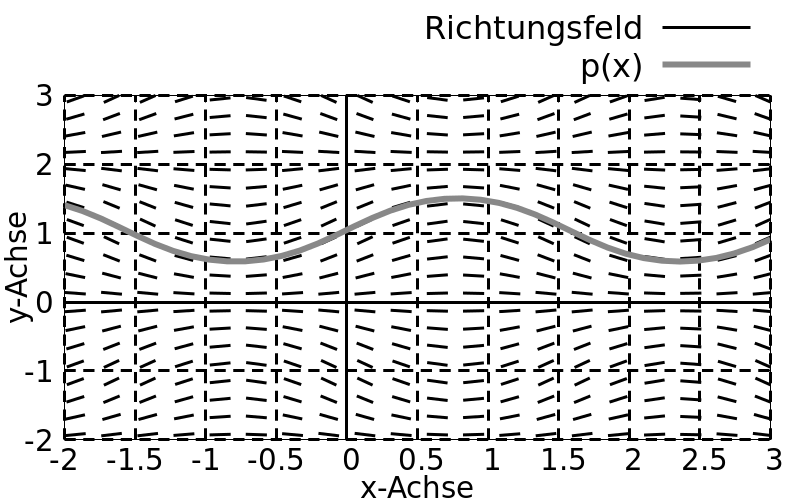

Write gnuplot code to recreate this figure.
# slope field
phi(x,y) = sin(1.5*y)*cos(2*x)
scaling(x,y) = 0.15;
Dx(x,y) = 1
Dy(x,y) = phi(x,y)
enorm(x,y) = sqrt(Dx(x,y)**2+Dy(x,y)**2)
dx(x,y) = Dx(x,y)/enorm(x,y)*scaling(x,y)
dy(x,y) = Dy(x,y)/enorm(x,y)*scaling(x,y)

set samples 40    # x-axis
set isosamples 40 # y-axis
set palette defined ( \
    1 '#fffcf6', \
    2 '#fff7db', \
    3 '#fff4c2', \
    4 '#feecae', \
    5 '#f8ca8c', \
    6 '#f0a848', \
    7 '#c07860', \
    8 '#a86060', \
    9 '#784860', \
   10 '#604860')

set key font ",24"
set tics font ",22" 

set xlabel "x-Achse" font ",22" 
set ylabel "y-Achse" font ",22" 

set grid
set xtics 0.5
set ytics 1
set grid ls 1 lc "#000000" lw 3 dt (15,10)
set zeroaxis ls 2 lw 3 lc "#000000"

set xrange [-2:3]
set yrange [-2:3]

set key right tmargin

C1 = 0

set terminal pngcairo dashed size 800,500
set output "grid-trial.png"

plot '++' u ($1-dx($1,$2)/2.0):($2-dy($1,$2)/2.0):\
    (dx($1,$2)):(dy($1,$2)) \
    with vectors nohead lw 3 lc 0 title "Richtungsfeld", 4/3.0*atan(1/exp(-3/4.0*(C1+sin(2*x)))) lc '#888888' lw 6 title "p(x)"

